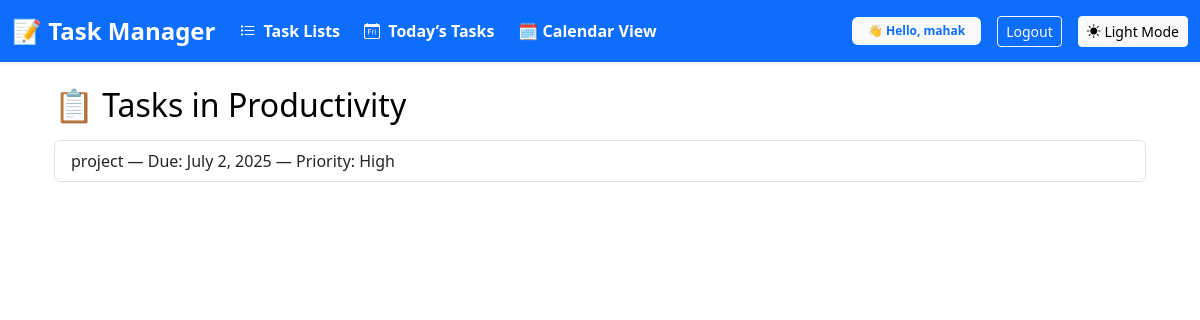
The page /lists/1/ (signed in) on the database its author committed.
### tasks/models.py (models this page shows, shortened)
class TaskList(models.Model):
    name = models.CharField(max_length=100)
    user = models.ForeignKey(User, on_delete=models.CASCADE)

class Task(models.Model):
    PRIORITY_CHOICES = [
        ('L', 'Low'),
        ('M', 'Medium'),
        ('H', 'High'),
    ]
    user = models.ForeignKey(User, on_delete=models.CASCADE, null=True, blank=True)
    title = models.CharField(max_length=200)
    description = models.TextField(blank=True, null=True)
    complete = models.BooleanField(default=False)
    created = models.DateTimeField(auto_now_add=True)
    due_date = models.DateField(null=True, blank=True)
    priority = models.CharField(max_length=1, choices=PRIORITY_CHOICES, default='M')
    task_list = models.ForeignKey(TaskList, on_delete=models.CASCADE, null=True, blank=True)
    RECUR_FREQUENCY_CHOICES = [
        ('N', 'None'),
        ('D', 'Daily'),
        ('W', 'Weekly'),
        ('M', 'Monthly'),
        ('Y', 'Yearly'),
    ]
    recur_frequency = models.CharField(
        max_length=1,
        choices=RECUR_FREQUENCY_CHOICES,
        default='N'
    )

### tasks/views.py (the view)
# urls.py: path('lists/<int:list_id>/', views.tasks_by_list, name='tasks-by-list'),
@login_required
def tasks_by_list(request, list_id):
    task_list = get_object_or_404(TaskList, id=list_id, user=request.user)
    tasks = Task.objects.filter(task_list=task_list)
    return render(request, 'tasks/tasks_by_list.html', {
        'task_list': task_list,
        'tasks': tasks
    })

### templates/tasks/tasks_by_list.html
{% extends 'base.html' %}
{% block content %}
<div class="container mt-4">
  <h2>📋 Tasks in {{ task_list.name }}</h2>
  {% if tasks %}
    <ul class="list-group mt-3">
      {% for task in tasks %}
        <li class="list-group-item">
          {{ task.title }} — Due: {{ task.due_date }} — Priority: {{ task.get_priority_display }}
        </li>
      {% endfor %}
    </ul>
  {% else %}
    <p>No tasks in this list.</p>
  {% endif %}
</div>
{% endblock %}

### templates/base.html (shortened to what this page needs)
<!DOCTYPE html>
<html lang="en">
<head>
  <link href="https://cdn.jsdelivr.net/npm/bootstrap@5.3.0/dist/css/bootstrap.min.css" rel="stylesheet" />
  <link href="https://cdn.jsdelivr.net/npm/bootstrap-icons/font/bootstrap-icons.css" rel="stylesheet" />
</head>
<body>
  <nav class="navbar navbar-expand-lg navbar-dark bg-primary shadow-sm">
    <div class="container-fluid">
      <a class="navbar-brand fw-bold fs-4" href="{% url 'task-list' %}">📝 Task Manager</a>
      <div class="collapse navbar-collapse justify-content-between" id="navbarNav">
        <ul class="navbar-nav gap-2">
          <li class="nav-item">
            <a class="nav-link text-white fw-semibold" href="{% url 'task-lists' %}">
              <i class="bi bi-list-task me-1"></i> Task Lists
            </a>
          </li>
          <li class="nav-item">
            <a class="nav-link text-white fw-semibold" href="{% url 'today-tasks' %}">
              <i class="bi bi-calendar-day me-1"></i> Today’s Tasks
            </a>
          </li>
          <li class="nav-item">
            <a class="nav-link text-white fw-semibold" href="{% url 'task-calendar' %}">
              🗓 Calendar View
            </a>
          </li>
        </ul>
        <div class="d-flex align-items-center gap-3">
          {% if user.is_authenticated %}
            <span class="badge bg-light text-primary fw-bold px-3 py-2">
              👋 Hello, {{ user.username }}
            </span>
            <a class="btn btn-outline-light btn-sm" href="{% url 'logout' %}">Logout</a>
          {% else %}
            <a class="btn btn-outline-light btn-sm" href="{% url 'login' %}">Login</a>
            <a class="btn btn-light btn-sm" href="{% url 'register' %}">Register</a>
          {% endif %}
         <button id="themeToggleBtn" class="btn btn-light btn-sm" onclick="toggleTheme()">
  <i class="bi" id="themeIcon"></i> <span id="themeLabel">Theme</span>
</button>
      </div>
    </div>
  </nav>
  <div class="container mt-4">
    {% block content %}{% endblock %}
  </div>
</body>
</html>

### templates/base.html (style rules this page uses)
body { transition: background-color 0.3s ease, color 0.3s ease; background-color: #ffffff; color: #000000; }

### rows shown on the page
TaskList: name "Productivity"
Task: title "project", due_date "July 2, 2025", priority "High"

### other values the page prints
{{ user.username }} "mahak"
